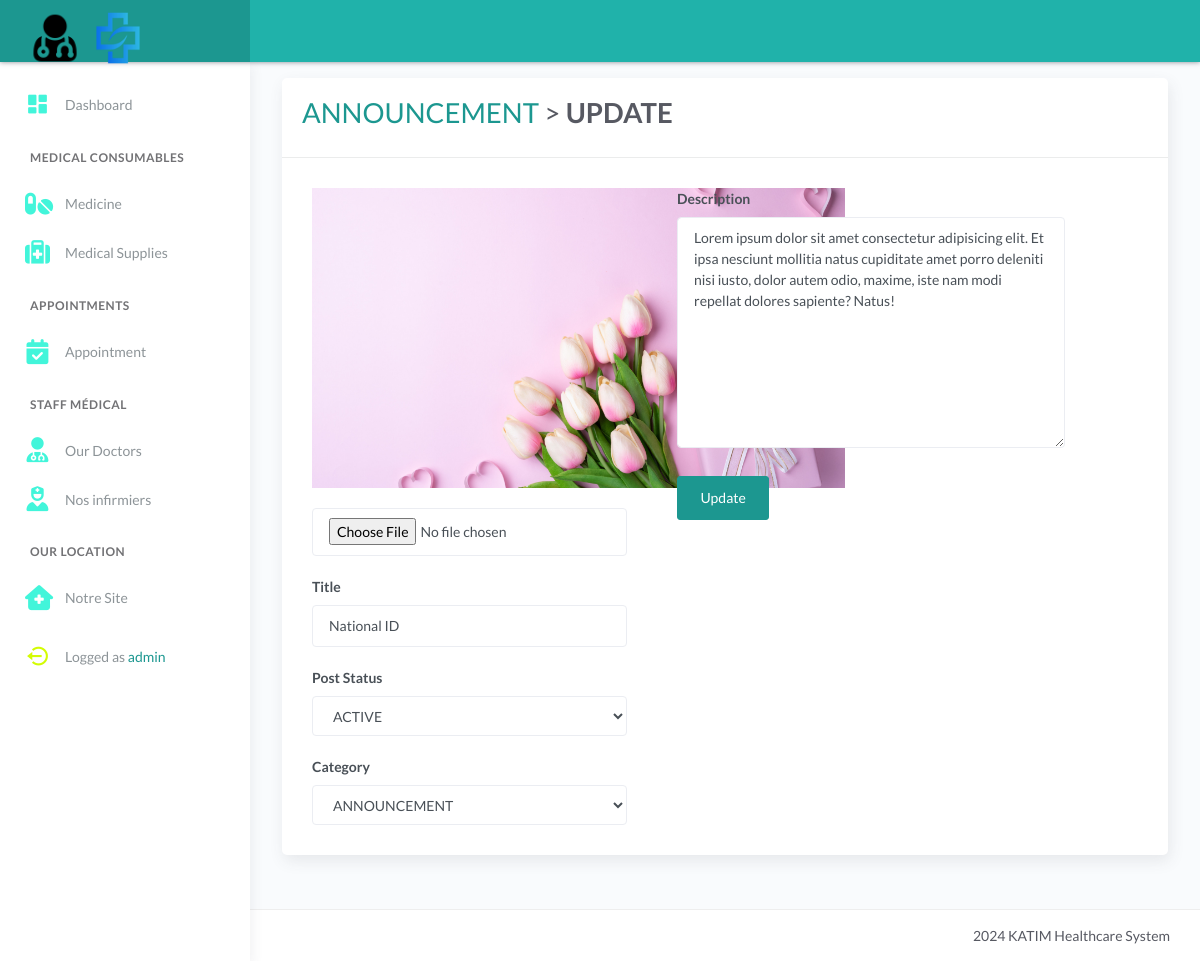
/announcement_update_form.php?id=3&tbl=tbl_announcement&page=announcement (signed in), run on the app's committed database.
### tables this page shows
CREATE TABLE `tbl_announcement` (
  `id` int(11) NOT NULL AUTO_INCREMENT,
  `title` varchar(500) DEFAULT NULL,
  `description` varchar(5000) DEFAULT NULL,
  `category` varchar(50) DEFAULT NULL,
  `image` varchar(50) DEFAULT NULL,
  `status` varchar(25) DEFAULT NULL,
  `create_date` date DEFAULT NULL,
  PRIMARY KEY (`id`)
);

### announcement_update_form.php (the view, shortened to what this page needs)
<?php include 'server/server.php' ?>
<?php
    $id = $_GET['id'];
	$getAnnouncement = "SELECT * FROM tbl_announcement WHERE id = '$id'";
    $result = $conn->query($getAnnouncement);
    $announcement = array();
	while($row = $result->fetch_assoc()){
		$announcement[] = $row;
	}
?>
<!DOCTYPE html>
<html lang="en">
<head>
	<?php include 'templates/header.php' ?>
</head>
<body>
	<div class="wrapper">
		<?php include 'templates/main-header.php' ?>
		<?php include 'templates/sidebar.php' ?>
		<div class="main-panel">
			<div class="content">
				<div class="page-inner">
					<div class="row mt--2">
						<div class="col-md-12">
							<div class="card">
								<div class="card-header">
									<div class="card-head-row">
										<div class="card-title">
											<h1>
                                            <a href="announcement.php" class="text-primary">ANNOUNCEMENT</a> > <strong class="text-default">UPDATE</strong></h1>
										</div>
									</div>
								</div>
								<div class="card-body">
                                    <?php foreach($announcement as $row): ?>
                                        <form method="POST" action="announcement_update_record.php" enctype="multipart/form-data">
                                            <div class="row">
                                                <div class="col-md-5">
                                                    <div class="form-group">
                                                        <img
                                                            src="assets/img/<?= ucwords($row['image']) ?>"
                                                            alt="announcement-image"
                                                            style="height: 300px; width:auto"
                                                        />
                                                    </div>
                                                    <div class="form-group">
                                                        <input type="file" class="form-control" name="fileToUpload" id="fileToUpload" accept="image/*">
                                                    </div>
                                                    <div class="form-group">
                                                        <label for="title">Title</label>
                                                        <input class="form-control" id="title" name="title" value="<?php echo $row['title']?$row['title']:'NO DATA' ?>">
                                                    </div>
                                                    <div class="form-group">
                                                        <label for="inputStatus">Post Status</label>
                                                        <select class="form-control" id="inputStatus" name="status">
                                                            <option value="1" <?=$row['status'] == '1' ? ' selected="selected"' : '';?>>ACTIVE</option>
                                                        </select>
                                                    </div>
                                                    <div class="form-group">
                                                        <label for="inputCategory">Category</label>
                                                        <select class="form-control" id="inputCategory" name="category">
                                                            <option value="ANNOUNCEMENT" <?=$row['category'] == 'ANNOUNCEMENT' ? ' selected="selected"' : '';?>>ANNOUNCEMENT</option>
                                                        </select>
                                                    </div>
                                                </div>
                                                <div class="col-md-6">
                                                    <div class="form-group">
                                                        <label for="description">Description</label>
                                                        <textarea class="form-control" id="description" rows="10" name="description"><?php echo $row['description']?$row['description']:'No Remarks' ?></textarea>
                                                    </div>
                                                    <div class="form-group">
                                                        <button type="submit" class="btn btn-primary mt-2 mb-2 mr-1" name="submit">Update</button>
                                                    </div>
                                                </div>
                                            </div>
                                        </form>
                                    <?php endforeach ?>
								</div>
							</div>
						</div>
					</div>
				</div>
			</div>
			<?php include 'templates/main-footer.php' ?>
		</div>
	</div>
</body>
</html>

### announcement_update_form.php (style rules this page uses)
.text-primary, .text-primary a { color: #1c9790 !important; }
.btn-primary, .btn-primary:hover, .btn-primary:focus, .btn-primary:disabled { background: #1c9790 !important; border-color: #1c9790 !important; }

### data on the page
tbl_announcement: image (picture), title "National ID", status "ACTIVE", category "ANNOUNCEMENT", description "Lorem ipsum dolor sit amet consectetur adipisicing elit. Et ipsa nesciunt mollitia natus cupiditate amet porro deleniti nisi iusto, dolor autem odio, maxime, iste nam modi repellat dolores sapiente? Natus!"

### other printed values
$_SESSION['username'] "admin"
